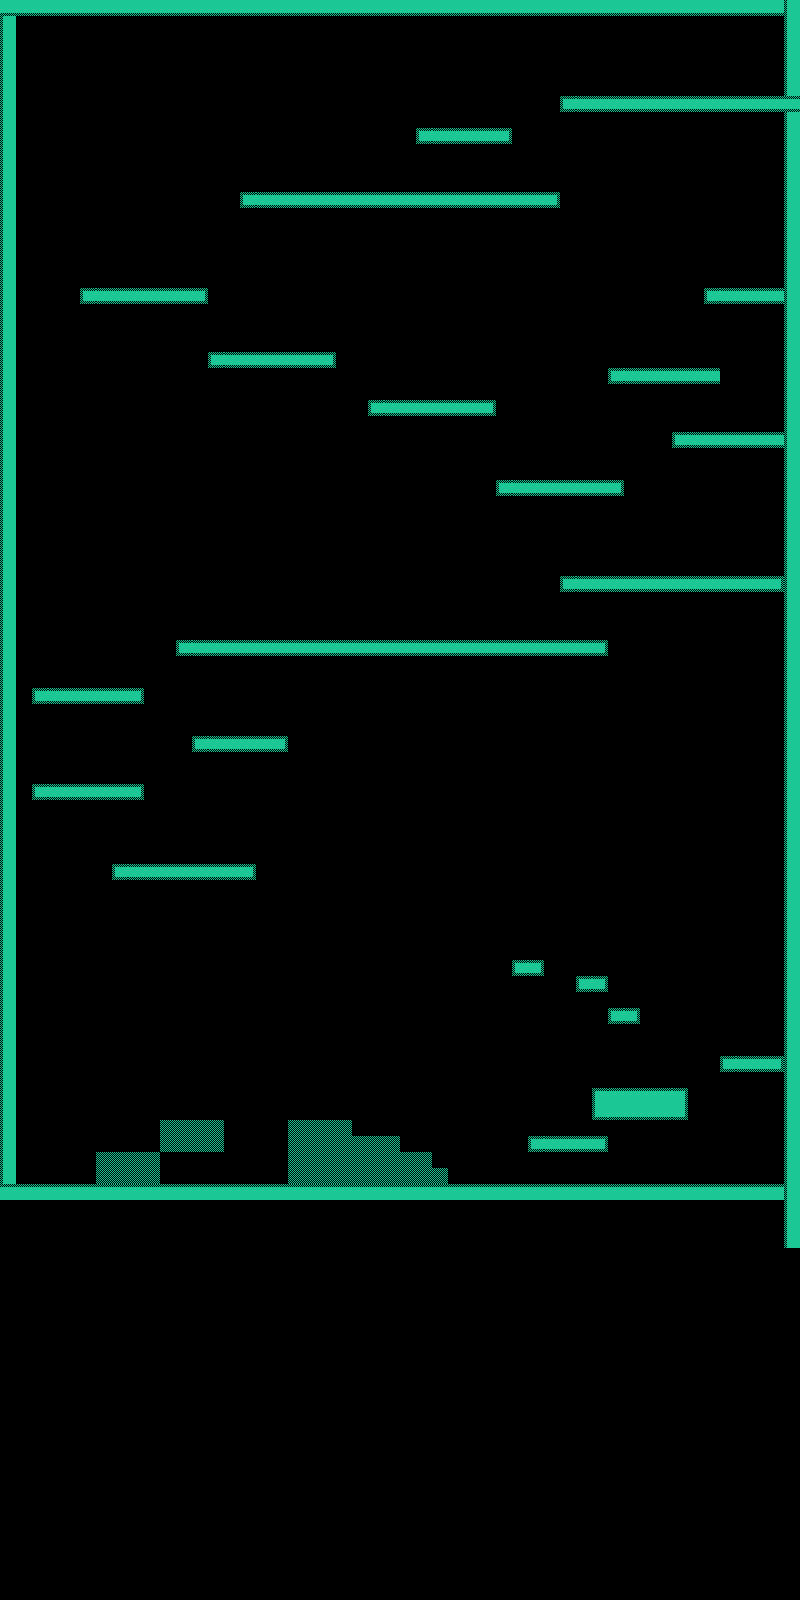

This is a level from a 2D game, rendered from its Tiled map with the project's own tilesets. A one-line summary and the map file follow, with tile-layer data summarised:
An orthogonal 50x100 tile map with 16x16 px tiles, 1 tile layer (Tile Layer 1) and 3 objects (heis, sverd, dor).

<map version="1.0" orientation="orthogonal" width="50" height="100" tilewidth="16" tileheight="16">
 <tileset firstgid="1" name="Tiles" tilewidth="16" tileheight="16">
  <image source="ccbResources/Tiles.png" width="800" height="600" />
 </tileset>
 <layer name="Tile Layer 1" width="50" height="100">
  <data>[5000 cells, 483 non-empty, 11 distinct tile ids]</data>
 </layer>
 <objectgroup name="platform" width="50" height="100">
  <object name="heis" x="392" y="847">
   <properties>
    <property name="type" value="heis" />
   </properties>
   <polyline points="0,0 1,179" />
  </object>
 </objectgroup>
 <objectgroup name="item" width="50" height="100">
  <object name="sverd" x="749" y="267" />
 </objectgroup>
 <objectgroup name="Zones" width="50" height="100">
  <object name="dor" x="768" y="23" width="27" height="69">
   <properties>
    <property name="action" value="teleport" />
    <property name="direction" value="east" />
   </properties>
  </object>
 </objectgroup>
</map>